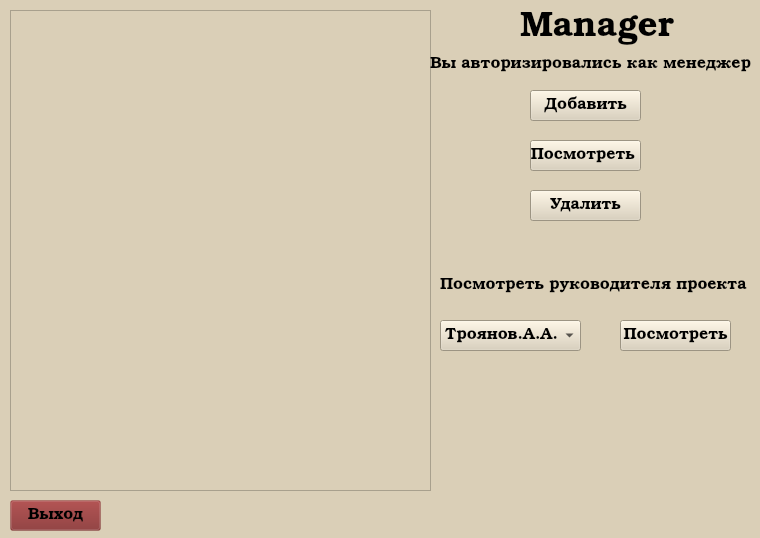
<?xml version="1.0" encoding="UTF-8"?>
<ui version="4.0">
 <class>MainWindow</class>
 <widget class="QMainWindow" name="MainWindow">
  <property name="geometry">
   <rect>
    <x>0</x>
    <y>0</y>
    <width>760</width>
    <height>538</height>
   </rect>
  </property>
  <property name="windowTitle">
   <string>MainWindow</string>
  </property>
  <property name="styleSheet">
   <string notr="true">background-color: rgb(218, 207, 183);</string>
  </property>
  <widget class="QWidget" name="centralwidget">
   <widget class="QTableView" name="tableView">
    <property name="geometry">
     <rect>
      <x>10</x>
      <y>10</y>
      <width>421</width>
      <height>481</height>
     </rect>
    </property>
   </widget>
   <widget class="QPushButton" name="pushButton_Exit">
    <property name="geometry">
     <rect>
      <x>10</x>
      <y>500</y>
      <width>91</width>
      <height>31</height>
     </rect>
    </property>
    <property name="font">
     <font>
      <family>URW Bookman</family>
      <pointsize>12</pointsize>
     </font>
    </property>
    <property name="styleSheet">
     <string notr="true">background-color: rgba(128, 37, 37, 57);</string>
    </property>
    <property name="text">
     <string>Выход</string>
    </property>
   </widget>
   <widget class="QLabel" name="label">
    <property name="geometry">
     <rect>
      <x>520</x>
      <y>10</y>
      <width>161</width>
      <height>41</height>
     </rect>
    </property>
    <property name="font">
     <font>
      <family>URW Bookman</family>
      <pointsize>15</pointsize>
      <weight>75</weight>
      <bold>true</bold>
     </font>
    </property>
    <property name="styleSheet">
     <string notr="true">background-color: rgba(191, 64, 64, 0);</string>
    </property>
    <property name="text">
     <string>&lt;html&gt;&lt;head/&gt;&lt;body&gt;&lt;p&gt;&lt;span style=&quot; font-size:26pt; font-weight:400;&quot;&gt;Manager&lt;/span&gt;&lt;/p&gt;&lt;/body&gt;&lt;/html&gt;</string>
    </property>
   </widget>
   <widget class="QPushButton" name="pushButton_prosmtr">
    <property name="geometry">
     <rect>
      <x>530</x>
      <y>140</y>
      <width>111</width>
      <height>31</height>
     </rect>
    </property>
    <property name="font">
     <font>
      <family>URW Bookman</family>
      <pointsize>12</pointsize>
     </font>
    </property>
    <property name="text">
     <string>Посмотреть </string>
    </property>
   </widget>
   <widget class="QPushButton" name="pushButton_delete">
    <property name="geometry">
     <rect>
      <x>530</x>
      <y>190</y>
      <width>111</width>
      <height>31</height>
     </rect>
    </property>
    <property name="font">
     <font>
      <family>URW Bookman</family>
      <pointsize>12</pointsize>
      <weight>50</weight>
      <bold>false</bold>
     </font>
    </property>
    <property name="text">
     <string>Удалить</string>
    </property>
   </widget>
   <widget class="QLabel" name="label_2">
    <property name="geometry">
     <rect>
      <x>430</x>
      <y>40</y>
      <width>331</width>
      <height>51</height>
     </rect>
    </property>
    <property name="font">
     <font>
      <family>URW Bookman</family>
      <pointsize>10</pointsize>
     </font>
    </property>
    <property name="styleSheet">
     <string notr="true">background-color: rgba(191, 64, 64, 0);</string>
    </property>
    <property name="text">
     <string>&lt;html&gt;&lt;head/&gt;&lt;body&gt;&lt;p&gt;&lt;span style=&quot; font-size:12pt;&quot;&gt;Вы авторизировались как  менеджер&lt;/span&gt;&lt;/p&gt;&lt;/body&gt;&lt;/html&gt;</string>
    </property>
   </widget>
   <widget class="QPushButton" name="pushButton_dobav">
    <property name="geometry">
     <rect>
      <x>530</x>
      <y>90</y>
      <width>111</width>
      <height>31</height>
     </rect>
    </property>
    <property name="font">
     <font>
      <family>URW Bookman</family>
      <pointsize>12</pointsize>
     </font>
    </property>
    <property name="text">
     <string>Добавить</string>
    </property>
   </widget>
   <widget class="QComboBox" name="comboBox">
    <property name="geometry">
     <rect>
      <x>440</x>
      <y>320</y>
      <width>141</width>
      <height>31</height>
     </rect>
    </property>
    <property name="font">
     <font>
      <family>URW Bookman</family>
      <pointsize>12</pointsize>
     </font>
    </property>
    <property name="toolTip">
     <string>&lt;html&gt;&lt;head/&gt;&lt;body&gt;&lt;p&gt;арара&lt;/p&gt;&lt;/body&gt;&lt;/html&gt;</string>
    </property>
    <item>
     <property name="text">
      <string>Троянов.А.А.</string>
     </property>
    </item>
    <item>
     <property name="text">
      <string>Иванов.С.П.</string>
     </property>
    </item>
    <item>
     <property name="text">
      <string>Рукоятков.А.С.</string>
     </property>
    </item>
    <item>
     <property name="text">
      <string>Рудницкий.В.С.</string>
     </property>
    </item>
   </widget>
   <widget class="QLabel" name="label_3">
    <property name="geometry">
     <rect>
      <x>440</x>
      <y>270</y>
      <width>311</width>
      <height>31</height>
     </rect>
    </property>
    <property name="font">
     <font>
      <family>URW Bookman</family>
      <pointsize>12</pointsize>
     </font>
    </property>
    <property name="text">
     <string>Посмотреть руководителя проекта</string>
    </property>
   </widget>
   <widget class="QPushButton" name="pushButton_prosmotr2">
    <property name="geometry">
     <rect>
      <x>620</x>
      <y>320</y>
      <width>111</width>
      <height>31</height>
     </rect>
    </property>
    <property name="font">
     <font>
      <family>URW Bookman</family>
      <pointsize>12</pointsize>
      <weight>50</weight>
      <bold>false</bold>
     </font>
    </property>
    <property name="text">
     <string>Посмотреть</string>
    </property>
   </widget>
  </widget>
 </widget>
 <resources/>
 <connections/>
</ui>
